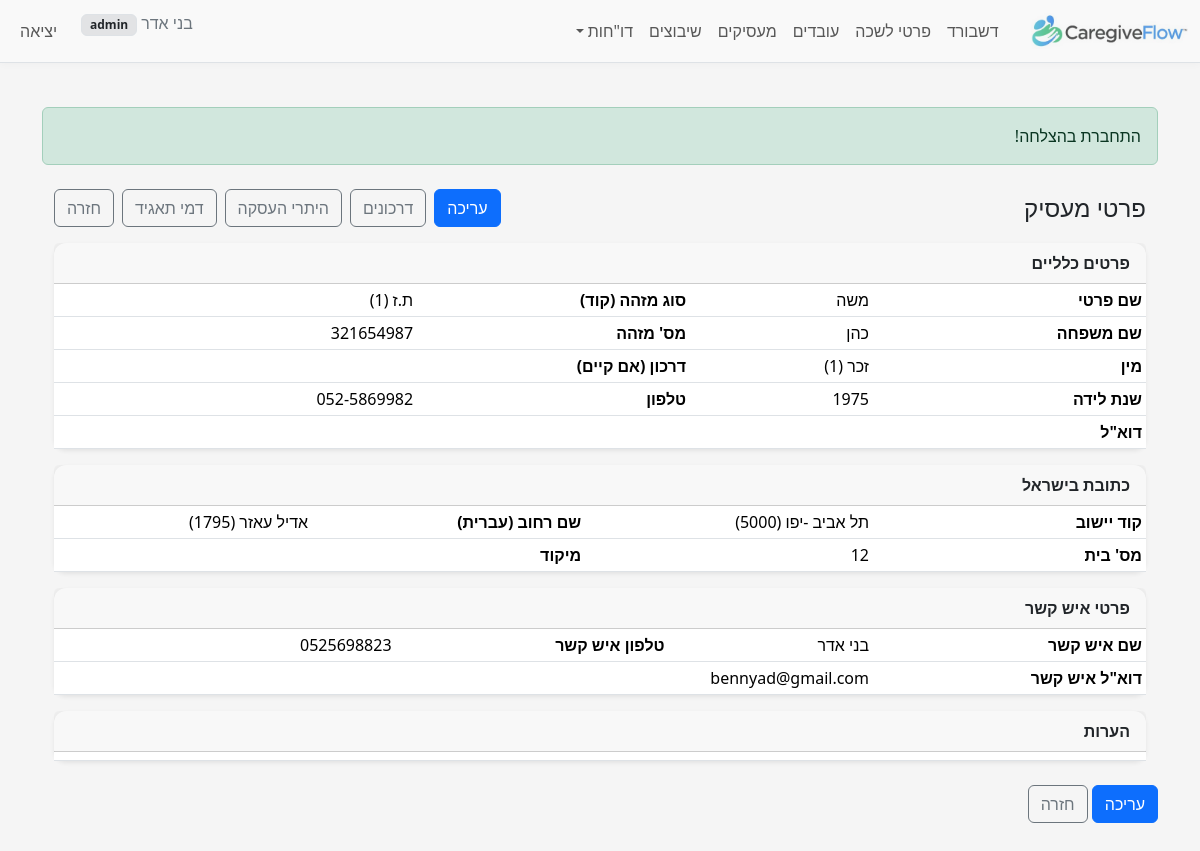
Screenshot of /index.php?r=employers/show&id=3 (signed in) with the database file from the repository.
### tables this page shows
CREATE TABLE `employers` (
  `id` bigint(20) UNSIGNED NOT NULL,
  `id_type_code` tinyint(3) UNSIGNED NOT NULL,
  `id_number` varchar(20) NOT NULL,
  `passport_number` varchar(20) DEFAULT NULL,
  `last_name` varchar(60) NOT NULL,
  `first_name` varchar(60) NOT NULL,
  `gender_code` tinyint(3) UNSIGNED DEFAULT NULL COMMENT 'Employer gender (1=male,2=female per BAFI)',
  `phone` varchar(10) DEFAULT NULL,
  `phone_prefix_il` varchar(4) DEFAULT NULL,
  `phone_number_il` varchar(10) DEFAULT NULL,
  `phone_alt` varchar(30) DEFAULT NULL,
  `email` varchar(120) DEFAULT NULL,
  `birth_date` date DEFAULT NULL,
  `birth_year` smallint(5) UNSIGNED DEFAULT NULL COMMENT 'Employer birth year (yyyy)',
  `city_code` int(10) UNSIGNED DEFAULT NULL,
  `city_name_he` varchar(120) DEFAULT NULL,
  `street_code` int(10) UNSIGNED DEFAULT NULL,
  `street_name_he` varchar(120) DEFAULT NULL,
  `foreign_country_code` int(10) UNSIGNED DEFAULT NULL COMMENT 'MoI country numeric code for foreign employer',
  `house_no` varchar(10) DEFAULT NULL,
  `apartment` varchar(10) DEFAULT NULL,
  `zipcode` varchar(10) DEFAULT NULL,
  `notes` text DEFAULT NULL,
  `created_at` timestamp NOT NULL DEFAULT current_timestamp(),
  `updated_at` timestamp NULL DEFAULT current_timestamp() ON UPDATE current_timestamp(),
  `company_name` varchar(150) DEFAULT NULL,
  `contact_email` varchar(120) DEFAULT NULL,
  `contact_name` varchar(120) DEFAULT NULL,
  `contact_phone` varchar(30) DEFAULT NULL
);

### src/controllers/EmployersController.php (called while the page is built, shortened)
<?php
require_once __DIR__ . '/../models/Employer.php';
require_once __DIR__ . '/../models/CodeTables.php';
class EmployersController {
    public static function show(PDO $pdo) {
        $id = (int)($_GET['id'] ?? 0);
        $m = new Employer($pdo);
        $item = $m->find($id);
        $codes     = new CodeTables($pdo);
        $cities    = $codes->cities();
        $streets = $item['city_code'] ? $codes->streetsByCity((int)$item['city_code']) : [];
        $genders   = $codes->genders();
        $id_types  = $codes->employer_id_types();
        require __DIR__ . '/../../views/employers/show.php';
    }
}

### public/index.php (called while the page is built, shortened)
<?php
require __DIR__ . '/../src/db.php';
require __DIR__ . '/../src/helpers.php';
$pdo = db();
$route = $_GET['r'] ?? 'dashboard/index';
[$ctrl, $action] = array_pad(explode('/', $route, 2), 2, 'index');
$action = strtok($action, '&?');
$action = preg_replace('/[^A-Za-z0-9_]/', '', $action);
$controllerClass = preg_replace('/[^A-Za-z0-9]/', '', ucwords(str_replace(['_', '-'], ' ', $ctrl))) . 'Controller';
call_user_func([$controllerClass, $action], $pdo);

### src/config.php (called while the page is built)
<?php
return [
    'db' => [
        'host' => '127.0.0.1',
        'port' => '3306',
        'name' => 'caregiveflow',
        'user' => 'root',
        'pass' => '',
        'charset' => 'utf8mb4',
    ],
    'app' => [
        'debug' => true,
        'base_path' => '',
        'session_name' => 'cgf_session',
    ],
];

### src/db.php (called while the page is built, shortened)
<?php
function db(): PDO {
    $cfg = require __DIR__ . '/config.php';
    $dsn = "mysql:host={$cfg['db']['host']};port={$cfg['db']['port']};dbname={$cfg['db']['name']};charset={$cfg['db']['charset']}";
    $options = [
        PDO::ATTR_ERRMODE => PDO::ERRMODE_EXCEPTION,
        PDO::ATTR_DEFAULT_FETCH_MODE => PDO::FETCH_ASSOC,
        PDO::MYSQL_ATTR_INIT_COMMAND => "SET NAMES utf8mb4",
    ];
    $pdo = new PDO($dsn, $cfg['db']['user'], $cfg['db']['pass'], $options);
    return $pdo;
}

### src/helpers.php (called while the page is built, shortened)
<?php
function app_config() {
    static $cfg = null;
    if (!$cfg) $cfg = require __DIR__ . '/config.php';
    return $cfg;
}
function start_session() {
    $cfg = app_config();
}
function e($str): string { return htmlspecialchars((string)$str, ENT_QUOTES | ENT_SUBSTITUTE, 'UTF-8'); }
function flash(?string $msg = null, string $type = 'success') {
    if (!empty($_SESSION['flash'])) {
        $f = $_SESSION['flash'];
        return $f;
    }
    return null;
}
function current_user() {
    return $_SESSION['user'] ?? null;
}

### src/models/Employer.php (called while the page is built, shortened)
<?php
class Employer {
    private PDO $pdo;
    public function __construct(PDO $pdo) { $this->pdo = $pdo; }
    public function find(int $id): ?array {
        $st = $this->pdo->prepare("SELECT * FROM employers WHERE id = ?");
        $st->execute([$id]);
        $row = $st->fetch(PDO::FETCH_ASSOC);
        return $row ?: null;
    }
}

### src/models/CodeTables.php (called while the page is built, shortened)
<?php
class CodeTables {
    private PDO $pdo;
    public function __construct(PDO $pdo) { $this->pdo = $pdo; }
    public function genders(): array {
        return $this->pdo->query("SELECT gender_code, name_he FROM gender_codes ORDER BY gender_code")->fetchAll();
    }
    public function employer_id_types(): array {
        return $this->pdo->query("SELECT id_type_code, name_he FROM employer_id_types ORDER BY id_type_code")->fetchAll();
    }
    public function cities(): array {
        return $this->pdo->query("SELECT city_code, name_he FROM cities ORDER BY name_he")->fetchAll();
    }
    public function streetsByCity(int $city_code): array {
        $st = $this->pdo->prepare("SELECT street_code, street_name_he FROM streets WHERE city_code = ? ORDER BY street_name_he");
        $st->execute([$city_code]);
        return $st->fetchAll();
    }
}

### views/employers/show.php (the view, shortened to what this page needs)
<?php require __DIR__ . '/../layout/header.php'; ?>
<?php
$citiesMap   = isset($cities)   ? array_column($cities,   'name_he', 'city_code')   : [];
$streesMap   = isset($streets)   ? array_column($streets,   'street_name_he', 'street_code')   : [];
$gendersMap   = isset($genders)   ? array_column($genders,   'name_he', 'gender_code')   : [];
$employerIdTypesMap = isset($id_types) ? array_column($id_types, 'name_he', 'id_type_code') : [];
$employerPassportsMap = isset($employer_passports) ? array_column($employer_passports, 'passport_number', 'employer_id') : [];
$citiesLabel = function($code) use ($citiesMap) {
    $code = (string)($code ?? '');
    $name = ($code !== '' && isset($citiesMap[$code])) ? $citiesMap[$code] : null;
    return $name ? e($name) . ' (' . e($code) . ')' : e($code);
};
$streetsLabel = function($code) use ($streesMap) {
    $code = (string)($code ?? '');
    $name = ($code !== '' && isset($streesMap[$code])) ? $streesMap[$code] : null;
    return $name ? e($name) . ' (' . e($code) . ')' : e($code);
};
$genderLabel = function($code) use ($gendersMap) {
    $code = (string)($code ?? '');
    $name = ($code !== '' && isset($gendersMap[$code])) ? $gendersMap[$code] : null;
    return $name ? e($name) . ' (' . e($code) . ')' : e($code);
};
$idTypeLabel = function($code) use ($employerIdTypesMap) {
    $code = (string)($code ?? '');
    $name = ($code !== '' && isset($employerIdTypesMap[$code])) ? $employerIdTypesMap[$code] : null;
    return $name ? e($name) . ' (' . e($code) . ')' : e($code);
};
$employerPassportsLabel = function($employer_id) use ($employerPassportsMap) {
    $employer_id = (int)($employer_id ?? 0);
    $name = ($employer_id !== 0 && isset($employerPassportsMap[$employer_id])) ? $employerPassportsMap[$employer_id] : null;
    return $name ? e($name) : '';
};
?>
<div class="container my-4">
  <div class="d-flex justify-content-between align-items-center mb-3">
    <h1 class="h4 mb-0">פרטי מעסיק</h1>
    <div class="d-flex gap-2">
      <a class="btn btn-primary" href="index.php?r=employers/edit&id=<?= (int)$item['id'] ?>">עריכה</a>
      <a class="btn btn-outline-secondary" href="index.php?r=employer_passports/index&employer_id=<?= (int)$item['id'] ?>">דרכונים</a>
      <a class="btn btn-outline-secondary" href="index.php?r=employment_permits/index&employer_id=<?= (int)$item['id'] ?>">היתרי העסקה</a>
      <a class="btn btn-outline-secondary" href="index.php?r=employer_fees/index&employer_id=<?= (int)$item['id'] ?>">דמי תאגיד</a>
      <a class="btn btn-outline-secondary" href="index.php?r=employers/index">חזרה</a>
    </div>
  </div>
  <div class="card mb-3 shadow-sm">
    <div class="card-header fw-semibold">פרטים כלליים</div>
    <div class="card-body p-0">
      <table class="table table-sm mb-0">
        <tbody>
          <tr>
            <th class="w-25">שם פרטי</th>
            <td><?= e($item['first_name'] ?? '') ?></td>
            <th class="w-25">סוג מזהה (קוד)</th>
            <td><?= $idTypeLabel($item['id_type_code'] ?? '') ?></td>
          </tr>
          <tr>
            <th>שם משפחה</th>
            <td><?= e($item['last_name'] ?? '') ?></td>
            <th>מס' מזהה</th>
            <td><?= e($item['id_number'] ?? '') ?></td>
          </tr>
          <tr>
            <th>מין</th>
            <td><?= $genderLabel($item['gender_code'] ?? '') ?></td>
            <th>דרכון (אם קיים)</th>
            <td><?= $employerPassportsLabel($item['id'] ?? '') ?></td>
          </tr>
          <tr>
            <th>שנת לידה</th>
            <td><?= e($item['birth_year'] ?? '') ?></td>
            <th>טלפון</th>
            <td><?= e($item['phone_prefix_il'] ?? '') ?><?= $item['phone_prefix_il'] ? '-' : '' ?><?= e($item['phone_number_il'] ?? '') ?></td>
          </tr>
          <tr>
            <th>דוא"ל</th>
            <td colspan="3"><?= e($item['email'] ?? '') ?></td>
          </tr>
        </tbody>
      </table>
    </div>
  </div>
  <div class="card mb-3 shadow-sm">
    <div class="card-header fw-semibold">כתובת בישראל</div>
    <div class="card-body p-0">
      <table class="table table-sm mb-0">
        <tbody>
          <tr>
            <th class="w-25">קוד יישוב</th>
            <td><?= $citiesLabel($item['city_code'] ?? '') ?></td>
            <th class="w-25">שם רחוב (עברית)</th>
            <td><?= $streetsLabel($item['street_code'] ?? '') ?></td>
          </tr>
          <tr>
            <th>מס' בית</th>
            <td><?= e($item['house_no'] ?? '') ?></td>
            <th>מיקוד</th>
            <td><?= e($item['zipcode'] ?? '') ?></td>
          </tr>
        </tbody>
      </table>
    </div>
  </div>
  <div class="card mb-3 shadow-sm">
    <div class="card-header fw-semibold">פרטי איש קשר</div>
    <div class="card-body p-0">
      <table class="table table-sm mb-0">
        <tbody>
          <tr>
            <th class="w-25">שם איש קשר</th>
            <td><?= e($item['contact_name'] ?? '') ?></td>
            <th class="w-25">טלפון איש קשר</th>
            <td><?= e($item['contact_phone'] ?? '') ?></td>
          </tr>
          <tr>
            <th>דוא"ל איש קשר</th>
            <td colspan="3"><?= e($item['contact_email'] ?? '') ?></td>
          </tr>
        </tbody>
      </table>
    </div>
  </div>
  <div class="card mb-4 shadow-sm">
    <div class="card-header fw-semibold">הערות</div>
    <div class="card-body p-0">
      <table class="table table-sm mb-0">
        <tbody>
          <tr>
            <td><?= e($item['notes'] ?? '') ?></td>
          </tr>
        </tbody>
      </table>
    </div>
  </div>
</div>
<p class="mt-3">
  <a class="btn btn-primary" href="index.php?r=employers/edit&id=<?= (int)$item['id'] ?>">עריכה</a>
  <a class="btn btn-outline-secondary" href="index.php?r=employers/index">חזרה</a>
</p>
<?php require __DIR__ . '/../layout/footer.php'; ?>

### views/layout/header.php (shortened to what this page needs)
<?php
$u = current_user();
?>
<!doctype html>
<html lang="he" dir="rtl">
<head>
<link href="https://cdn.jsdelivr.net/npm/bootstrap@5.3.3/dist/css/bootstrap.rtl.min.css" rel="stylesheet">
<link href="assets/css/style.css" rel="stylesheet">
</head>
<body>
<nav class="navbar navbar-expand-lg navbar-light navbar-soft border-bottom">
  <div class="container-fluid">
    <a class="navbar-brand d-flex align-items-center" href="index.php?r=dashboard/index">
      <img src="assets/img/logo.jpg" alt="CaregiveFlow" class="brand-logo me-2">
    </a>
    <div class="collapse navbar-collapse" id="navbars">
      <ul class="navbar-nav me-auto mb-2 mb-lg-0">
        <?php if ($u): ?>
          <li class="nav-item"><a class="nav-link" href="index.php?r=dashboard/index">דשבורד</a></li>
          <li class="nav-item"><a class="nav-link" href="index.php?r=agency_settings/index">פרטי לשכה</a></li>
          <li class="nav-item"><a class="nav-link" href="index.php?r=employees/index">עובדים</a></li>
          <li class="nav-item"><a class="nav-link" href="index.php?r=employers/index">מעסיקים</a></li>
          <li class="nav-item"><a class="nav-link" href="index.php?r=placements/index">שיבוצים</a></li>
          <li class="nav-item dropdown">
            <a class="nav-link dropdown-toggle" role="button" data-bs-toggle="dropdown" aria-expanded="false">דו"חות</a>
          </li>
        <?php endif; ?>
      </ul>
      <ul class="navbar-nav ms-auto">
        <?php if ($u): ?>
          <li class="nav-item">
            <span class="navbar-text me-3 text-secondary">
              <?= e($u['display_name'] ?? $u['username']) ?>
              <span class="badge bg-secondary-subtle text-dark border badge-role"><?= e($u['role']) ?></span>
            </span>
          </li>
          <li class="nav-item"><a class="nav-link" href="index.php?r=auth/logout">יציאה</a></li>
        <?php else: ?>
          <li class="nav-item"><a class="nav-link" href="index.php?r=auth/login">כניסה</a></li>
        <?php endif; ?>
      </ul>
    </div>
  </div>
</nav>
<main class="container my-4">
  <?php if ($f = flash()): ?>
    <div class="alert alert-<?= e($f['type']) ?>"><?= e($f['msg']) ?></div>
  <?php endif; ?>

### public/assets/css/style.css (style rules this page uses)
.navbar-soft { background-color: #f9f9f9 !important; border-bottom: 1px solid #e0e0e0; box-shadow: 0 1px 8px rgba(0,0,0,.03); }
.brand-logo { height: 36px; width: auto; display: block; object-fit: contain; }
body { background-color: #f5f5f5; color: #212529; }
main.container { padding-top: 1.25rem; padding-bottom: 1.25rem; }
.card { border: 0; box-shadow: 0 2px 10px rgba(0,0,0,.04); border-radius: .75rem; }
.navbar .nav-link { font-weight: 500; }
.badge-role { background: #f1f3f5; border: 1px solid #e5e7eb; }

### rows the page displays
employers: contact_name "בני אדר", first_name "משה", id_type_code "ת.ז (1)", last_name "כהן", id_number "321654987", gender_code "זכר (1)", birth_year "1975", phone_prefix_il "052", phone_number_il "5869982", city_code "תל אביב -יפו (5000)", street_code "אדיל עאזר (1795)", house_no "12", contact_phone "0525698823", contact_email "bennyad@gmail.com"

### other values shown
$u['role'] "admin"
$f['msg'] "התחברת בהצלחה!"
